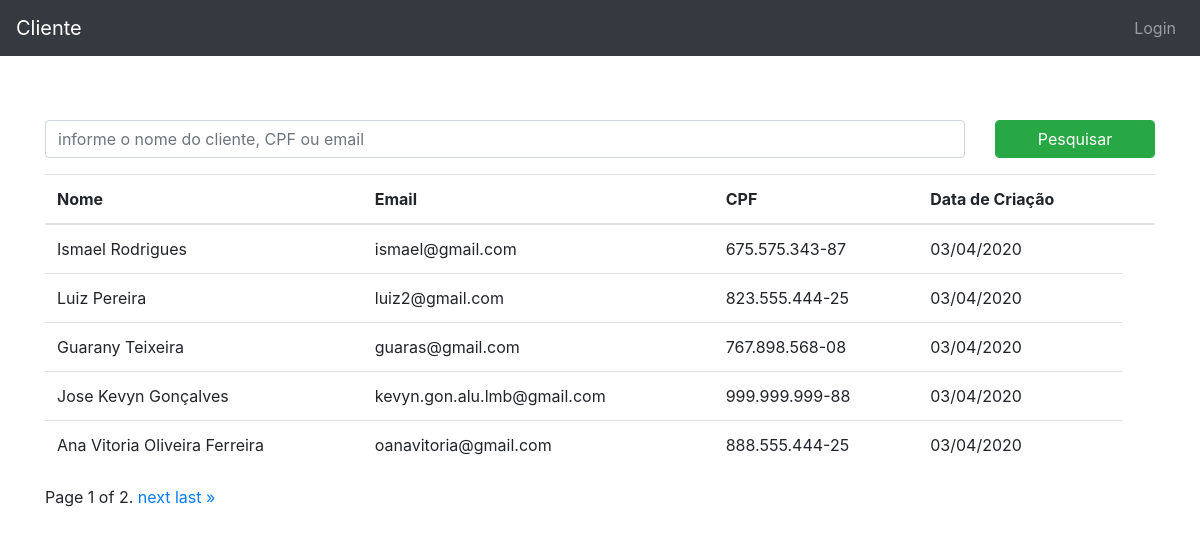
The page / on the database its author committed.
### clientes/models.py (models this page shows, shortened)
class Cliente(models.Model):
    nome = models.CharField(max_length=250)
    email = models.EmailField()
    cpf = models.CharField(max_length=14, unique=True)
    data_criacao = models.DateField(auto_now_add=True)

### clientes/views.py (the view)
# urls.py: path('',lista_de_clientes,name='lista_de_clientes'),
def lista_de_clientes(request):
    clientes = Cliente.objects.all().order_by('-id')
    queryset = request.GET.get('q')
    if queryset:
        clientes = Cliente.objects.filter(
            Q(nome__icontains=queryset)|
            Q(email__icontains=queryset)|
            Q(cpf__icontains=queryset)
        )
    paginator = Paginator(clientes, 5)
    page = request.GET.get('page')
    clientes = paginator.get_page(page)
    return render(request,"clientes/lista_de_clientes.html",{'clientes':clientes})

### templates/clientes/lista_de_clientes.html (shortened to what this page needs)
{% extends 'base.html' %}
{% block content %}
<div class="container">
    <div class="py-4"></div>
    <form method="GET">
        <div class="row">
            <div  class="form-group col-10">
                <input type="search" class='form-control' placeholder="informe o nome do cliente, CPF ou email" name="q" value="{{ request.GET.q }}">
            </div>
            <div class="form-group col-2">
                <button class='form-control btn-success'>Pesquisar</button>
            </div>
        </div>
    </form>
<table class="table table-head">
    <thead>
        <tr>
            <th>Nome</th>
            <th>Email</th>
            <th>CPF</th>
            <th>Data de Criação</th>
            <th></th>
        </tr>
    </thead>
    <tbody>
        {% for cliente in clientes %}
        <tr>
               <td>{{ cliente.nome}}</td>
               <td>{{ cliente.email}}</td>
               <td>{{ cliente.cpf}}</td>
               <td>{{ cliente.data_criacao|date:'d/m/Y'}}</td>
        </tr>
        {% endfor %}
    </tbody>
</table>
<div class="pagination">
    <span class="step-links">
        <span class="current">
            Page {{ clientes.number }} of {{ clientes.paginator.num_pages }}.
        </span>
        {% if clientes.has_next %}
            <a href="?page={{ clientes.next_page_number }}&q={% if request.GET.q %}{{request.GET.q}}{% endif %}">next</a>
            <a href="?page={{ clientes.paginator.num_pages }}">last &raquo;</a>
        {% endif %}
    </span>
</div>
</div>
{% endblock content %}

### templates/base.html (shortened to what this page needs)
<!DOCTYPE html>
{% load static%}
<html lang="en">
<head>
    <link rel="stylesheet" href="{% static 'css/bootstrap.min.css' %}">
</head>
<body>
    <nav class="navbar navbar-expand-sm navbar-dark bg-dark mb-3">
        <a class="navbar-brand">Cliente</a>
        <ul class="navbar-nav ml-auto">
            <li class="nav-item">
                {%if not user.is_authenticated %}
                    <a class="nav-link" href="/admin/">Login</a>
                {% else %}
                    <a class="nav-link" href="/admin/logout/">Logout</a>
                {% endif %}
            </li>
        </ul>
    </nav>
    {% block content %}
    {% endblock content %}
</body>
</html>

### rows shown on the page
Cliente: nome "Ismael Rodrigues", email "ismael@gmail.com", cpf "675.575.343-87", data_criacao "03/04/2020"
Cliente: nome "Luiz Pereira", email "luiz2@gmail.com", cpf "823.555.444-25", data_criacao "03/04/2020"
Cliente: nome "Guarany Teixeira", email "guaras@gmail.com", cpf "767.898.568-08", data_criacao "03/04/2020"
Cliente: nome "Jose Kevyn Gonçalves", email "kevyn.gon.alu.lmb@gmail.com", cpf "999.999.999-88", data_criacao "03/04/2020"
Cliente: nome "Ana Vitoria Oliveira Ferreira", email "oanavitoria@gmail.com", cpf "888.555.444-25", data_criacao "03/04/2020"

### other values the page prints
{{ clientes.number }} "1"
{{ clientes.paginator.num_pages }} "2"
